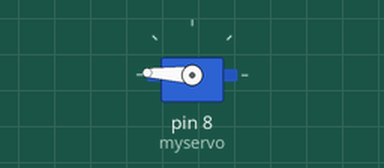
This sketch was run on a simulated Arduino Uno, built with avr-gcc and run on an emulated ATmega328P. Parts: servo.

Above: at 0.05 s.
At 0.7 s:
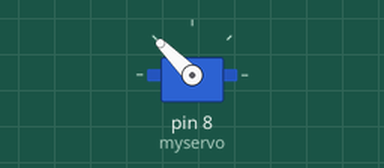
At 1.35 s:
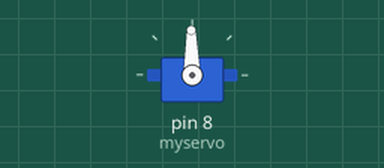
At 2.7 s:
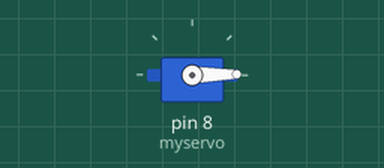
Timing chart, 0 to 6.2 s (numbered marks = the images above):
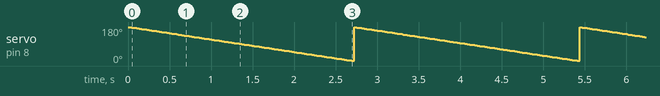

The sketch:

sevo.ino
```cpp
#include <Servo.h>
Servo myservo;

int pos = 0;

void setup() {
    myservo.attach(8);
}

void loop() {
   for(pos = 180; pos>=1; pos-=1) {
        myservo.write(pos);
        delay(15);
    }


}
```

Measured:
- by itself, servo on pin 8 (myservo): ramps from 179° to 1° and jumps back, once every 2.7 s
